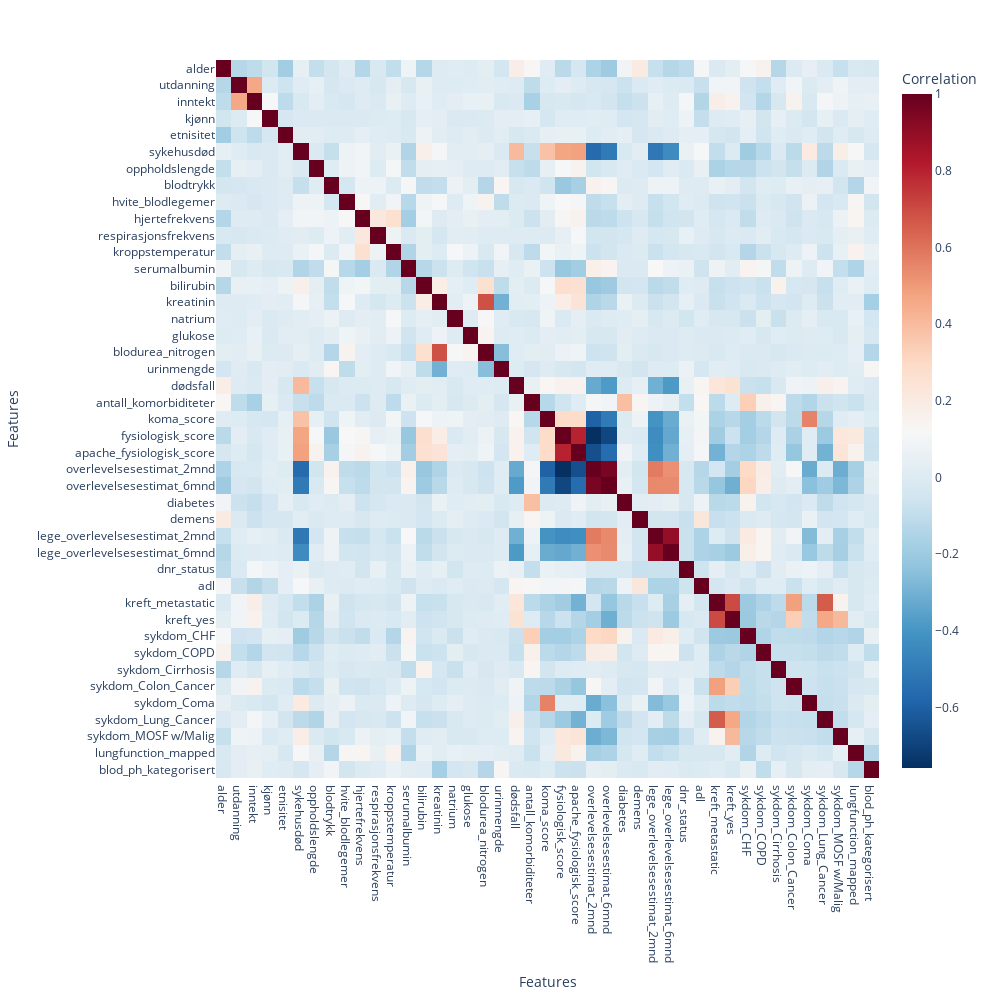

Here is the notebook cell this chart was saved with:
### Code cell
# Litt dprlig å bruke korrelasjon når vi har binære og kontinuerlige variabler, men lar den stå for nå. 
# Den fanger opp linær antagelse, og sammenheng mellom to variabler. 
# Hvis du prøver å se sammenhengen mellom en sykdom (som er binær: tilstedeværende eller ikke tilstedeværende) 
# og antall dager på sykehuset (kontinuerlig), er ikke forholdet nødvendigvis lineært. 
# For eksempel kan det være en terskel hvor tilstedeværelsen av en sykdom kraftig øker oppholdslengden, men det er ikke en jevn økning.

correlation_matrix=df.corr()

fig =px.imshow(correlation_matrix,
               labels=dict(x='Features', y='Features', color='Correlation'),
               x=correlation_matrix.columns,
               y=correlation_matrix.columns,
                color_continuous_scale='RdBu_r',
                aspect='auto')

fig.update_layout(
    yaxis=dict(
        tickmode='linear',
        tick0=0,
        dtick=1
    ),xaxis=dict(
        tickmode='linear',
        tick0=0,
        dtick=1
    ),
    autosize=False,
    height=1000,
    width=1000

)
fig.show()

### Figure 1 — Plotly figure (JSON) as saved in the notebook; plotly's stock layout.template omitted (floating-point values rounded to 4 significant figures; data arrays with more than 128 entries replaced by an {"elided": "..."} marker saying what was removed)
{"data": [{"coloraxis": "coloraxis", "hovertemplate": "Features: %{x}<br>Features: %{y}<br>Correlation: %{z}<extra></extra>", "name": "0", "type": "heatmap", "x": ["alder", "utdanning", "inntekt", "kjønn", "etnisitet", "sykehusdød", "oppholdslengde", "blodtrykk", "hvite_blodlegemer", "hjertefrekvens", "respirasjonsfrekvens", "kroppstemperatur", "serumalbumin", "bilirubin", "kreatinin", "natrium", "glukose", "blodurea_nitrogen", "urinmengde", "dødsfall", "antall_komorbiditeter", "koma_score", "fysiologisk_score", "apache_fysiologisk_score", "overlevelsesestimat_2mnd", "overlevelsesestimat_6mnd", "diabetes", "demens", "lege_overlevelsesestimat_2mnd", "lege_overlevelsesestimat_6mnd", "dnr_status", "adl", "kreft_metastatic", "kreft_yes", "sykdom_CHF", "sykdom_COPD", "sykdom_Cirrhosis", "sykdom_Colon_Cancer", "sykdom_Coma", "sykdom_Lung_Cancer", "sykdom_MOSF w/Malig", "lungfunction_mapped", "blod_ph_kategorisert"], "xaxis": "x", "y": ["alder", "utdanning", "inntekt", "kjønn", "etnisitet", "sykehusdød", "oppholdslengde", "blodtrykk", "hvite_blodlegemer", "hjertefrekvens", "respirasjonsfrekvens", "kroppstemperatur", "serumalbumin", "bilirubin", "kreatinin", "natrium", "glukose", "blodurea_nitrogen", "urinmengde", "dødsfall", "antall_komorbiditeter", "koma_score", "fysiologisk_score", "apache_fysiologisk_score", "overlevelsesestimat_2mnd", "overlevelsesestimat_6mnd", "diabetes", "demens", "lege_overlevelsesestimat_2mnd", "lege_overlevelsesestimat_6mnd", "dnr_status", "adl", "kreft_metastatic", "kreft_yes", "sykdom_CHF", "sykdom_COPD", "sykdom_Cirrhosis", "sykdom_Colon_Cancer", "sykdom_Coma", "sykdom_Lung_Cancer", "sykdom_MOSF w/Malig", "lungfunction_mapped", "blod_ph_kategorisert"], "yaxis": "y", "z": {"elided": "43x43 float values"}}], "layout": {"autosize": false, "coloraxis": {"colorbar": {"title": {"text": "Correlation"}}, "colorscale": [[0, "rgb(5,48,97)"], [0.1, "rgb(33,102,172)"], [0.2, "rgb(67,147,195)"], [0.3, "rgb(146,197,222)"], [0.4, "rgb(209,229,240)"], [0.5, "rgb(247,247,247)"], [0.6, "rgb(253,219,199)"], [0.7, "rgb(244,165,130)"], [0.8, "rgb(214,96,77)"], [0.9, "rgb(178,24,43)"], [1, "rgb(103,0,31)"]]}, "height": 1000, "margin": {"t": 60}, "width": 1000, "xaxis": {"anchor": "y", "domain": [0, 1], "dtick": 1, "tick0": 0, "tickmode": "linear", "title": {"text": "Features"}}, "yaxis": {"anchor": "x", "autorange": "reversed", "domain": [0, 1], "dtick": 1, "tick0": 0, "tickmode": "linear", "title": {"text": "Features"}}}}
